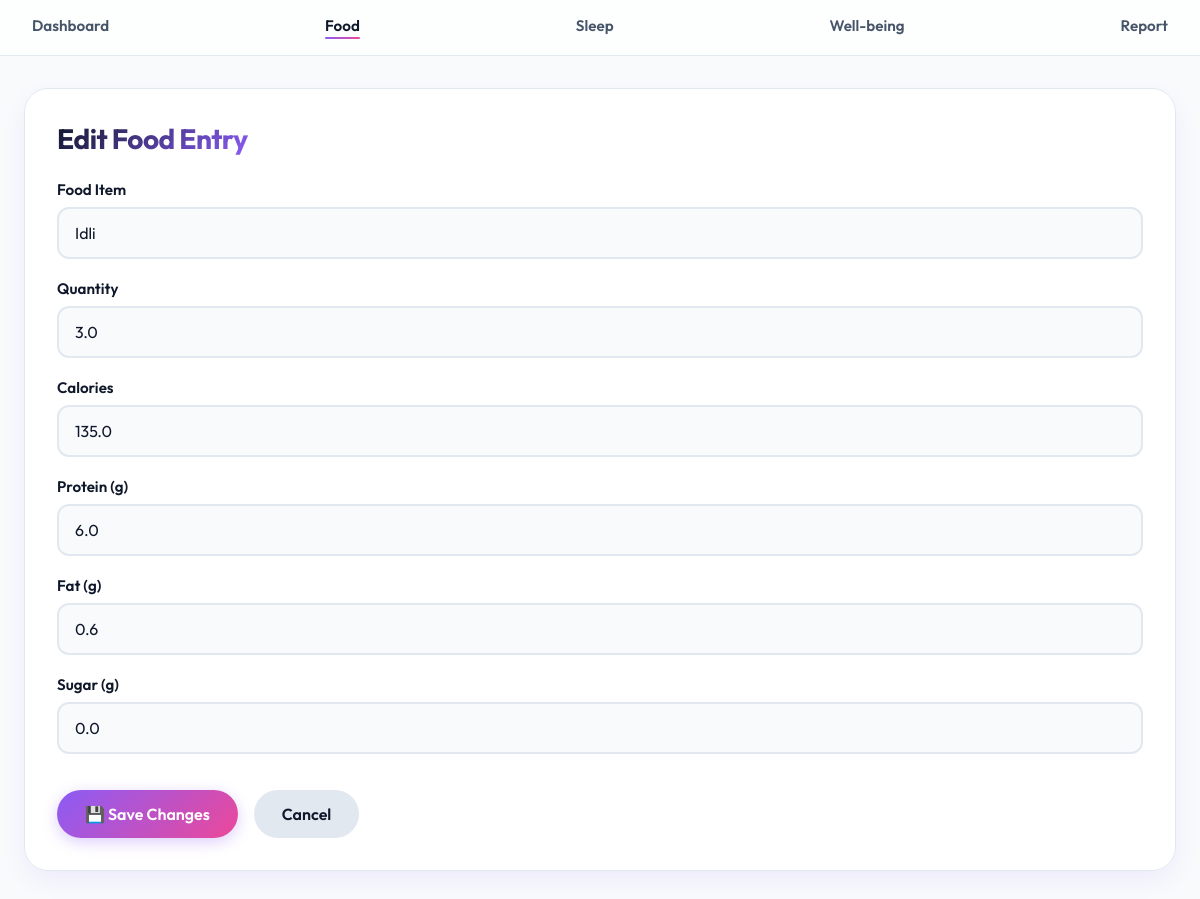
The app's page /food/edit/49 with its own data.
### tables this page shows
CREATE TABLE food_log (
            id INTEGER PRIMARY KEY AUTOINCREMENT,
            date TEXT,
            meal TEXT,
            food TEXT,
            qty REAL,
            calories REAL,
            protein REAL,
            fat REAL,
            sugar REAL
        );

### app.py (the view, shortened to what this page needs)
@app.route("/food/edit/<int:id>", methods=["GET", "POST"])
def edit_food(id):
    db = get_db()
    food = db.execute("SELECT * FROM food_log WHERE id=?", (id,)).fetchone()
    db.close()
    return render_template("edit_food.html", f=food)

### app.py (called while the page is built)
def get_db():
    db = sqlite3.connect(DB_NAME)
    db.row_factory = sqlite3.Row
    return db

### templates/edit_food.html (shortened to what this page needs)
<!DOCTYPE html>
<html lang="en">
<head>
    <link rel="stylesheet" href="/static/style.css">
</head>
<body>
<div class="navbar">
    <a href="/">Dashboard</a>
    <a href="/food" class="active">Food</a>
    <a href="/sleep">Sleep</a>
    <a href="/wellbeing">Well-being</a>
    <a href="/report">Report</a>
</div>
<div class="page-container">
    <div class="card">
        <h2>Edit Food Entry</h2>
        <form method="post">
            <div class="form-row">
                <label>Food Item</label>
                <input type="text" value="{{ f.food }}" disabled>
            </div>
            <div class="form-row">
                <label>Quantity</label>
                <input
                    type="number"
                    step="0.1"
                    name="qty"
                    value="{{ f.qty }}"
                    required
                >
            </div>
            <div class="form-row">
                <label>Calories</label>
                <input
                    type="number"
                    step="0.1"
                    name="calories"
                    value="{{ f.calories }}"
                    required
                >
            </div>
            <div class="form-row">
                <label>Protein (g)</label>
                <input
                    type="number"
                    step="0.1"
                    name="protein"
                    value="{{ f.protein }}"
                    required
                >
            </div>
            <div class="form-row">
                <label>Fat (g)</label>
                <input
                    type="number"
                    step="0.1"
                    name="fat"
                    value="{{ f.fat }}"
                    required
                >
            </div>
            <div class="form-row">
                <label>Sugar (g)</label>
                <input
                    type="number"
                    step="0.1"
                    name="sugar"
                    value="{{ f.sugar }}"
                    required
                >
            </div>
            <div class="form-actions">
                <button type="submit" class="primary-btn">
                    💾 Save Changes
                </button>
                <a href="/food?date={{ f.date }}" class="secondary-btn">
                    Cancel
                </a>
            </div>
        </form>
    </div>
</div>
</body>
</html>

### static/style.css (style rules this page uses)
:root { --font-heading: 'Outfit', sans-serif; --font-body: 'Outfit', sans-serif; --bg-color: #f8fafc; --card-bg: rgba(255, 255, 255, 0.9); --text-main: #0f172a; --text-muted: #475569; --nav-bg: rgba(255, 255, 255, 0.75); --border-color: #e2e8f0; --accent-primary: #8b5cf6; --accent-hover: #7c3aed; --accent-secondary: #ec4899; --accent-success: #10b981; --accent-warning: #f59e0b; --accent-danger: #ef4444; --shadow-sm: 0 4px 6px -1px rgba(0, 0, 0, 0.05); --shadow-md: 0 10px 25px -3px rgba(139, 92, 246, 0.1); --shadow-hover: 0 20px 30px -5px rgba(139, 92, 246, 0.2); --glass-blur: blur(16px); --success: var(--accent-success); --alert: var(--accent-warning); --danger: var(--accent-danger); }
body, .navbar, .card, .date-control, .theme-btn, .primary-btn, .secondary-btn, .log-table, table, th, td, input, select, textarea, .progress-card, .chart-block, .preset-btn, .increment-btn, .muscle-card, .repeat-card { transition: background-color 0.3s ease, color 0.3s ease, border-color 0.3s ease, box-shadow 0.3s ease, opacity 0.3s ease; }
.navbar a::after, .theme-btn:hover, .primary-btn:hover, .card:hover, .action-btn:hover, .progress-card:hover, .preset-btn:hover, .increment-btn:hover, .muscle-card:hover, .repeat-card:hover { transition: transform 0.3s cubic-bezier(0.34, 1.56, 0.64, 1), background-color 0.2s ease, border-color 0.2s ease; }
* { margin: 0; padding: 0; box-sizing: border-box; font-family: inherit; }
body { font-family: var(--font-body); background: var(--bg-color); color: var(--text-main); min-height: 100vh; }
h1, h2, h3, h4, h5, h6 { font-family: var(--font-heading); font-weight: 700; letter-spacing: -0.02em; }
.navbar { display: flex; align-items: center; justify-content: space-between; padding: 16px 32px; background: var(--nav-bg); backdrop-filter: var(--glass-blur); -webkit-backdrop-filter: var(--glass-blur); border-bottom: 1px solid var(--border-color); position: sticky; top: 0; z-index: 100; }
.navbar a { color: var(--text-muted); text-decoration: none; font-weight: 600; font-size: 0.95rem; position: relative; padding-bottom: 4px; }
.navbar a::after { content: ''; position: absolute; width: 0; height: 2px; bottom: 0; left: 0; background: linear-gradient(90deg, var(--accent-primary), var(--accent-secondary)); transition: width 0.3s ease; border-radius: 2px; }
.navbar a:hover, .navbar a.active { color: var(--text-main); }
.navbar a:hover::after, .navbar a.active::after { width: 100%; }
.page-container { max-width: 1200px; margin: 32px auto; padding: 0 24px; }
.card { background: var(--card-bg); backdrop-filter: var(--glass-blur); -webkit-backdrop-filter: var(--glass-blur); border-radius: 24px; padding: 32px; margin-bottom: 32px; box-shadow: var(--shadow-md); border: 1px solid var(--border-color); }
.card h2 { margin-bottom: 24px; font-size: 1.75rem; background: linear-gradient(135deg, var(--text-main), var(--accent-primary)); -webkit-background-clip: text; background-clip: text; -webkit-text-fill-color: transparent; display: inline-block; }
form label { display: block; margin-bottom: 8px; font-weight: 600; color: var(--text-main); font-size: 0.95rem; }
form input, form select, form textarea { width: 100%; padding: 14px 16px; margin-bottom: 20px; border-radius: 12px; border: 2px solid var(--border-color); background: var(--bg-color); color: var(--text-main); font-size: 1rem; outline: none; }
.form-actions { display: flex; gap: 16px; margin-top: 16px; }
.primary-btn { background: linear-gradient(135deg, var(--accent-primary), var(--accent-secondary)); color: white; padding: 14px 28px; border: none; border-radius: 99px; cursor: pointer; font-weight: 600; font-size: 1rem; box-shadow: 0 4px 15px rgba(139, 92, 246, 0.3); }
.secondary-btn { background: var(--border-color); color: var(--text-main); padding: 14px 28px; border-radius: 99px; text-decoration: none; font-weight: 600; }

### records on screen
food_log: food "Idli", qty "3.0", calories "135.0", protein "6.0", fat "0.6", sugar "0.0"
